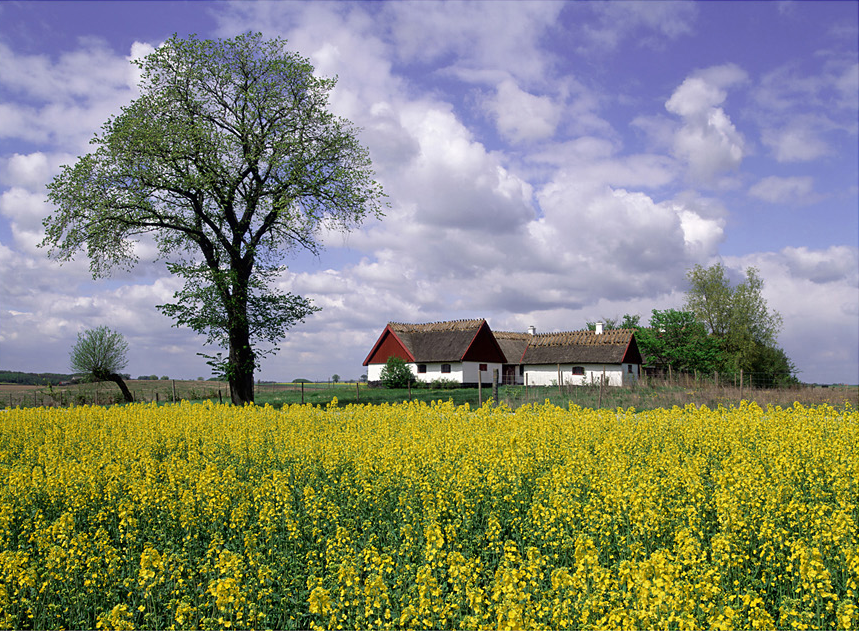
#> input picture frontier_color57.jpg, 859 x 631 px
$ python lab6_2.py   (older library calls are emulated)
#> lines starting #> are read from the running program, lines starting #| are printed output that depends on the picture
from pylab import *
from PIL import Image
import mahotas

Im= array(Image.open("frontier_color57.jpg"))
#> Im is the input picture: shape (631, 859, 3); mean R, G, B 133, 135.5, 116.5
Im_HSV= matplotlib.colors.rgb_to_hsv(Im/255)
#> Im_HSV: shape (631, 859, 3) float64; mean of channels 0, 1, 2 0.438, 0.415, 0.613
H=Im_HSV[:,:,0]
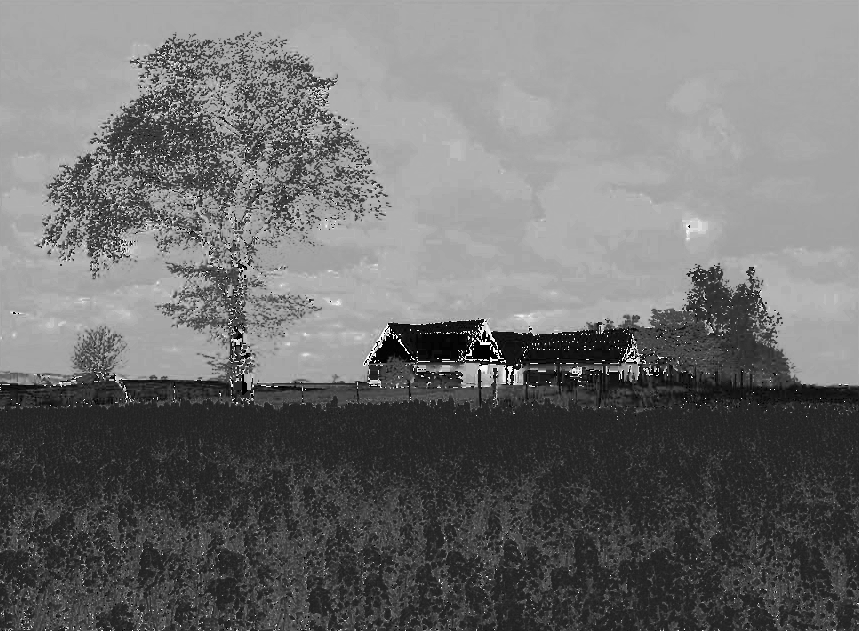
#> H: shape (631, 859) float64; min 0, max 0.999, mean 0.438
S=Im_HSV[:,:,1]
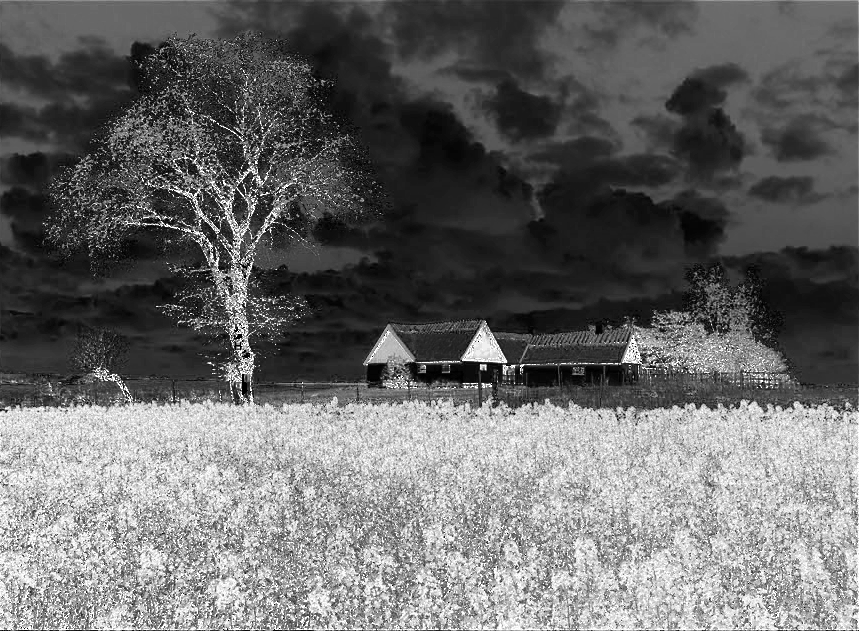
#> S: shape (631, 859) float64; min 0, max 1, mean 0.415
V=Im_HSV[:,:,2]
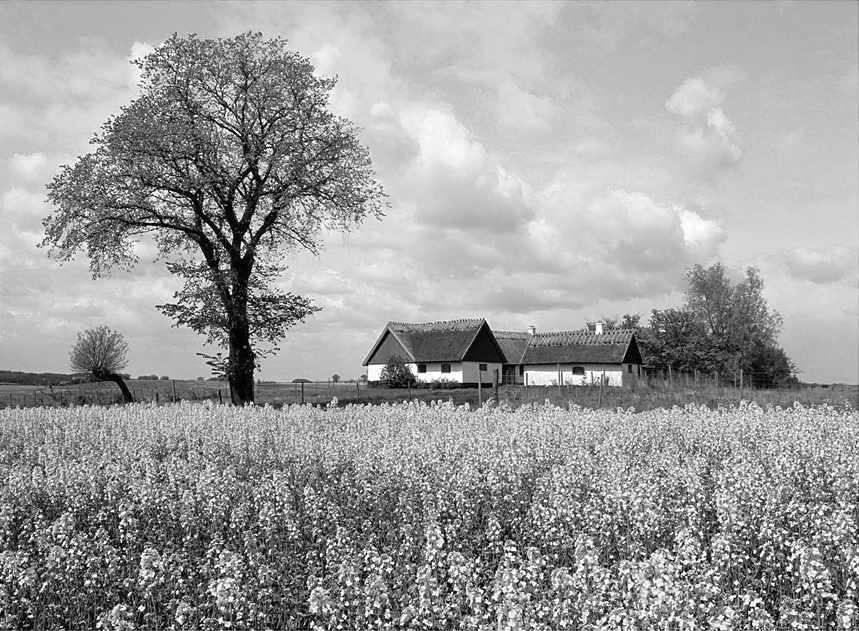
#> V: shape (631, 859) float64; min 0, max 1, mean 0.613
subplot(1,4,1);imshow(Im)
subplot(1,4,2);imshow(H,cmap='gray')
subplot(1,4,3);imshow(S,cmap='gray')
subplot(1,4,4);imshow(V,cmap='gray')

S=clip(S*2,0,1)
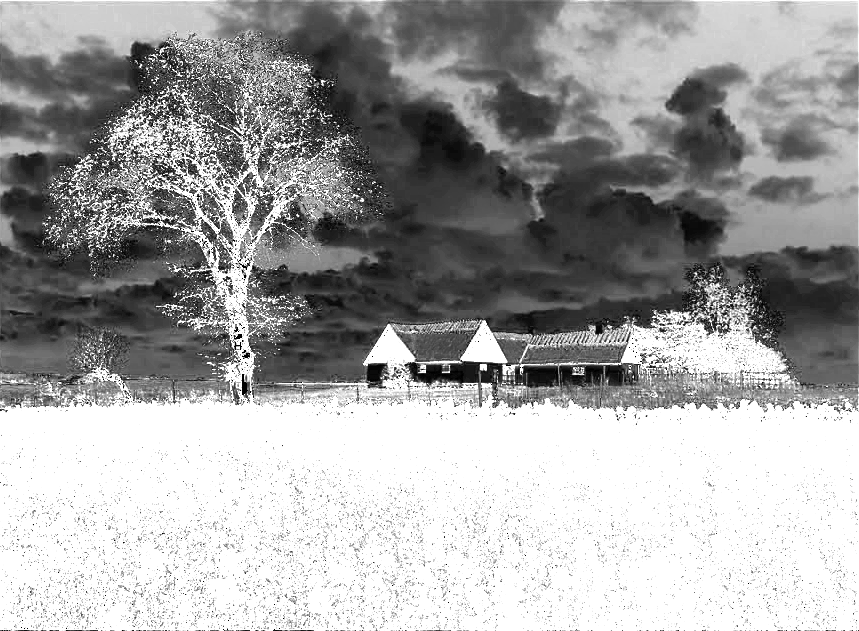
#> S: shape (631, 859) float64; min 0, max 1, mean 0.641
Im2= uint8(matplotlib.colors.hsv_to_rgb(dstack((H,S,V)))*255)
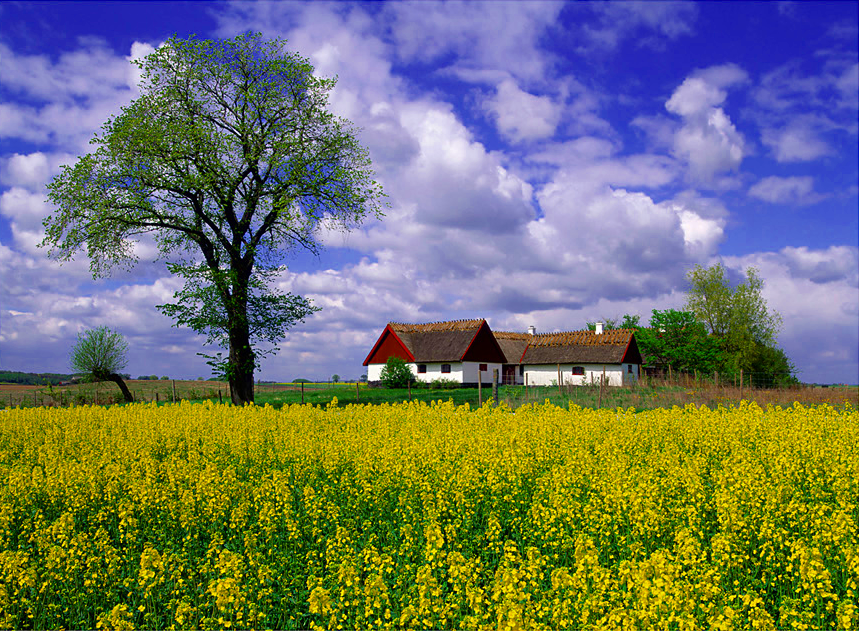
#> Im2: shape (631, 859, 3); mean R, G, B 110.9, 116.7, 102.4
figure()
imshow(Im2,vmin=0,vmax=255)


show()

$ run again, with Plasma.jpg copied over frontier_color57.jpg
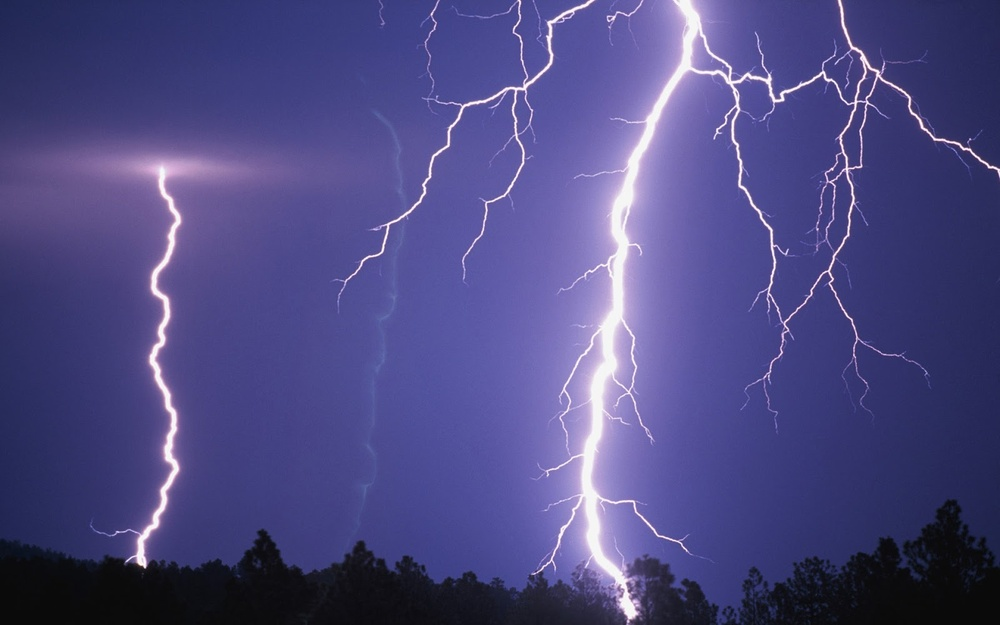
#> input picture Plasma.jpg, 1000 x 625 px, shrunk from 1600 x 1000 before the run
#> Im is the input picture: shape (625, 1000, 3); mean R, G, B 77.7, 74.2, 130.5
#> Im_HSV: shape (625, 1000, 3) float64; mean of channels 0, 1, 2 0.665, 0.443, 0.512
#> `S=clip(S*2,0,1)`:
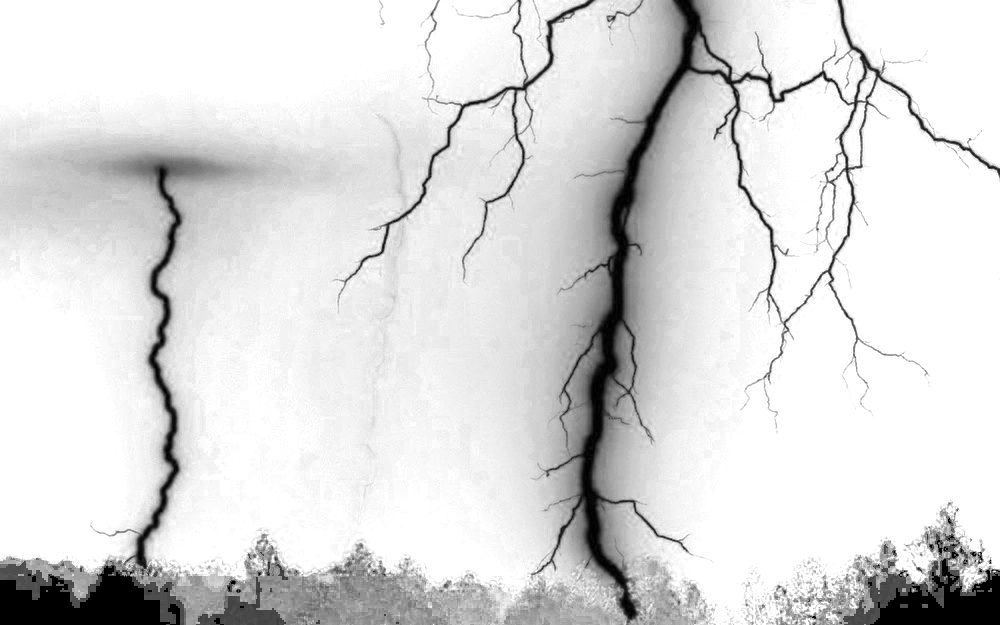
#> S: shape (625, 1000) float64; min 0, max 1, mean 0.861
#> `Im2= uint8(matplotlib.colors.hsv_to_rgb(dstack((H,S,V)))*255)`:
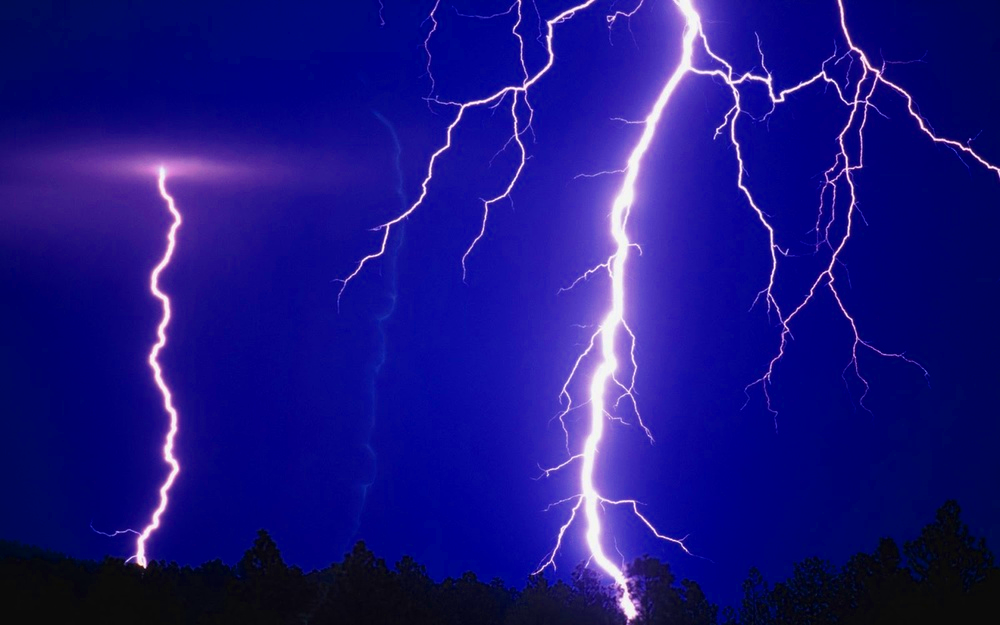
#> Im2: shape (625, 1000, 3); mean R, G, B 26.9, 19.8, 130.5
